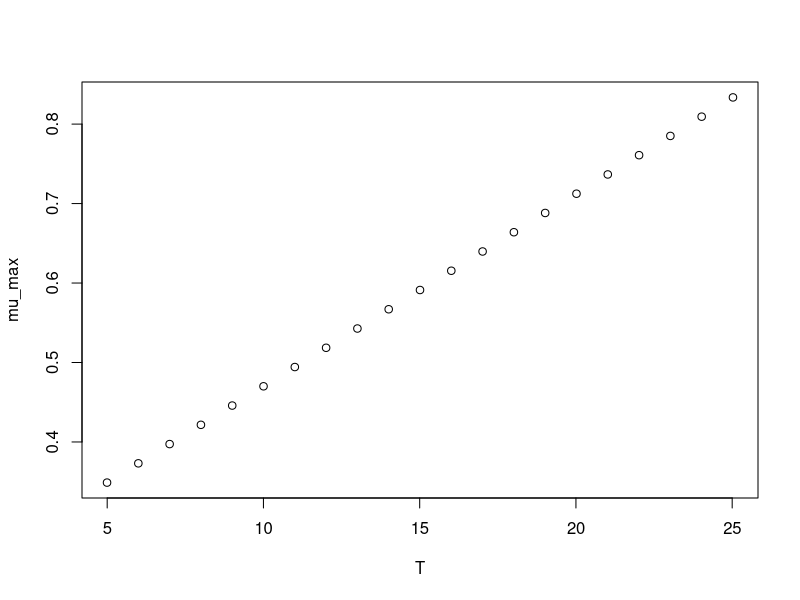

Recreate this plot in R.
#############################
# start of Parameter script
#############################
T <- seq(4.995004995005,25.025,length.out=21)
#############################
# end of Parameter script
#############################
############################# 
# start of Model script Gropin ID 359 
#############################
 
# constant coefficients for this model
 
variables <- data.frame(T)
argumentsPar <- expand.grid(variables)
 
# heart of the model
response_surface <- function(T) {
   mumax <-0.0242*T+0.228

return(mumax=mumax)
} 

# output parameters
mumax <- cbind(argumentsPar,response_surface(argumentsPar['T']))
colnames(mumax) <- c(colnames(argumentsPar),'mumax')
#############################
# End of Model script
#############################
############################# 
# start of Visualisation script Gropin ID 359 
#############################
plot(T,mumax$mumax,
                          xlab='T',
                          ylab='mu_max')
#############################
# End of Visualisation script
#############################
